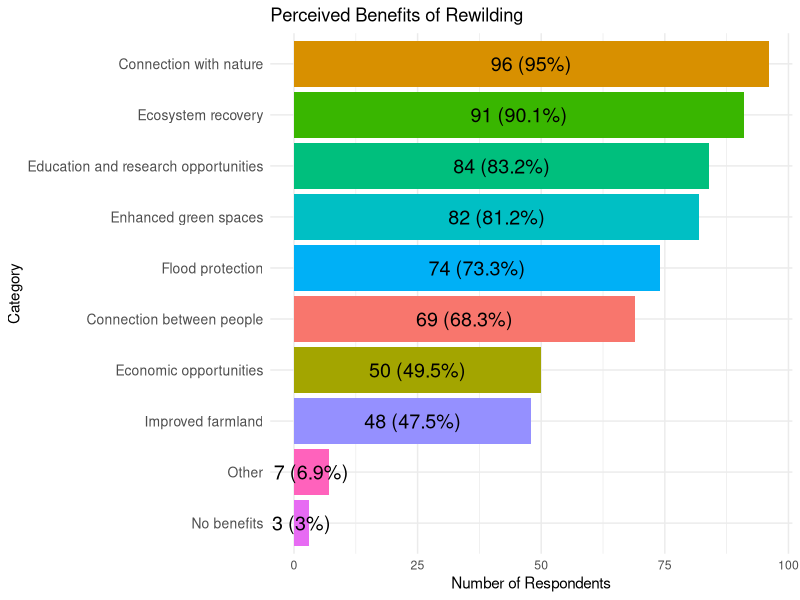
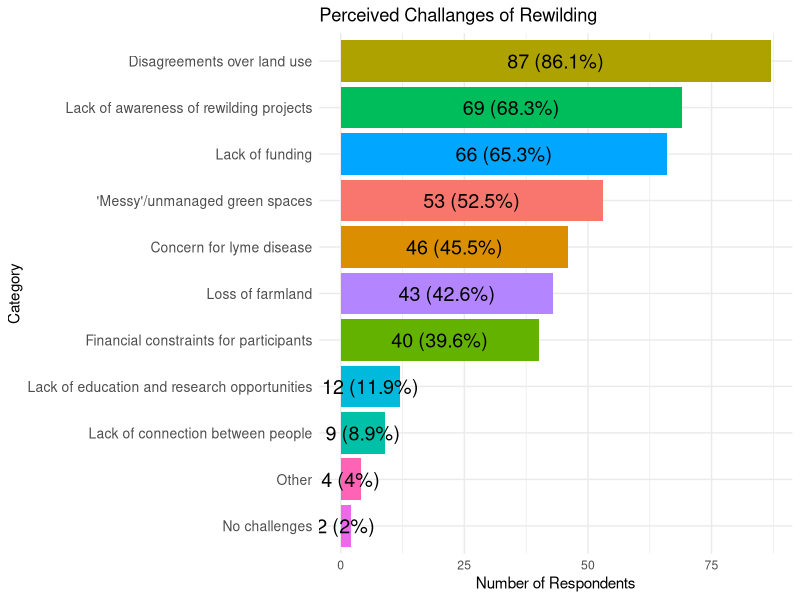
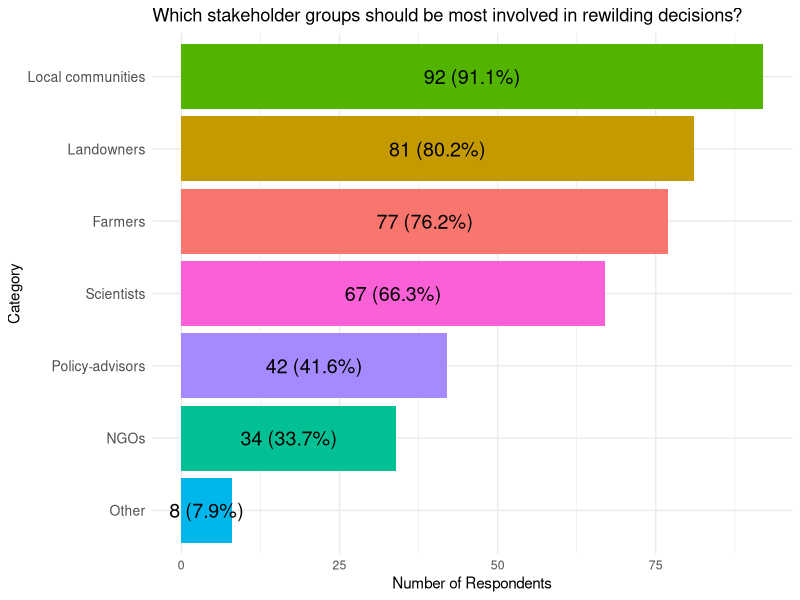
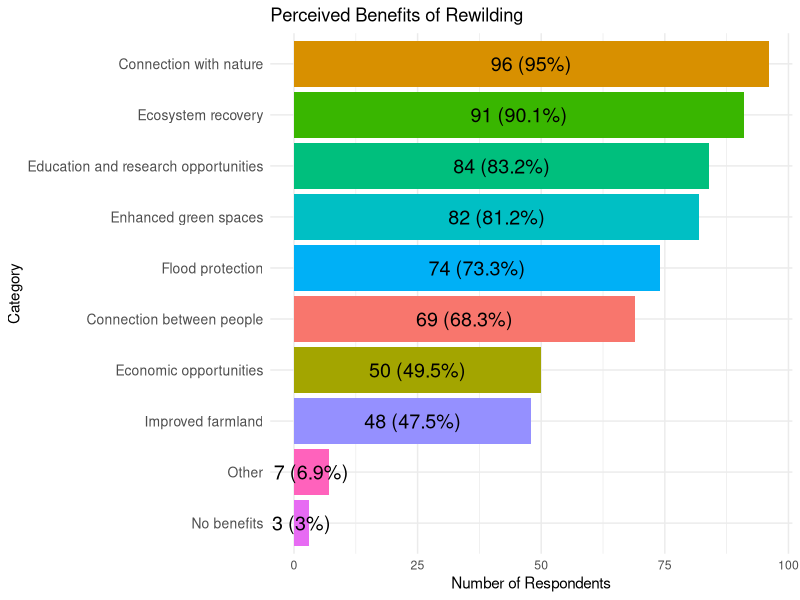
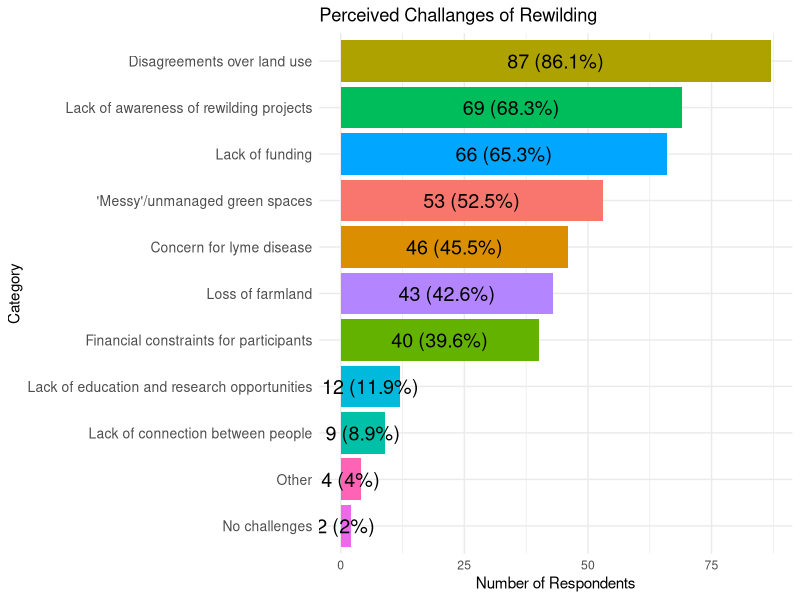
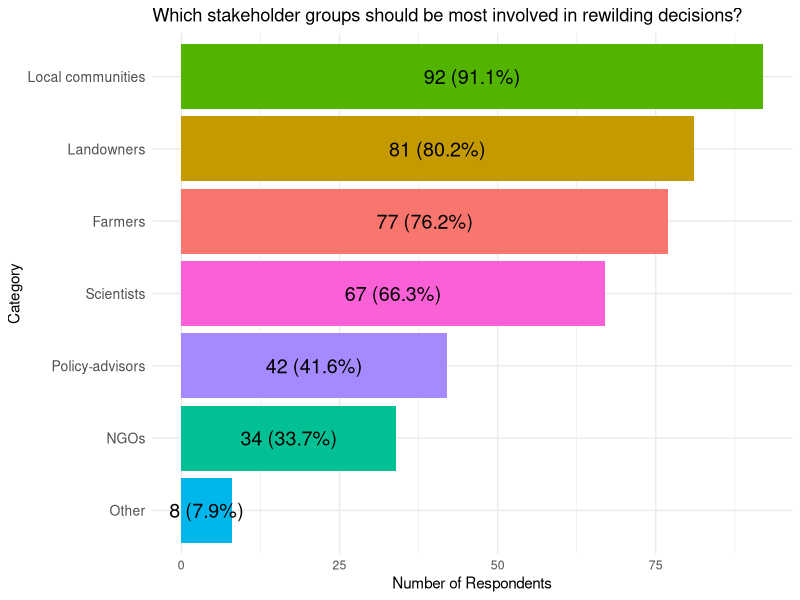

Source code (R) for these figures, in order:
#Multiple Choice Analysis
install.packages("readxl")  # If not installed
install.packages("ggplot2") # If not installed

library(readxl)
library(ggplot2)
library(dplyr)

# Manually entering the data into a data frame
dataQ20 <- data.frame(
  Category = c(
    "Economic opportunities", 
    "Ecosystem recovery", 
    "Education and research opportunities", 
    "Enhanced green spaces", 
    "Connection between people", 
    "Connection with nature", 
    "Improved farmland", 
    "Flood protection", 
    "No benefits", 
    "Other"
  ),
  Count = c(50, 91, 84, 82, 69, 96, 48, 74, 3, 7)
)

# Calculate total responses
total_responses <- sum(dataQ20$Count)

# Add a percentage column
dataQ20$Percentage <- (dataQ20$Count / 101) * 100

# Frequency distribution (Count)
frequency_benefits <- dataQ20 %>%
  select(Category, Count)

# Percentage distribution
percentage_benefits <- dataQ20 %>%
  select(Category, Percentage)

# Descriptive statistics
summary_benefits <- dataQ20 %>%
  summarise(
    Mean = mean(Count),
    Median = median(Count),
    SD = sd(Count),
    Min = min(Count),
    Max = max(Count)
  )

# Print the results
print(frequency_benefits)
print(percentage_benefits)
print(summary_benefits)


ggplot(dataQ20, aes(x = reorder(Category, Count), y = Count, fill = Category)) +
  geom_bar(stat = "identity") +
  
  # Add labels inside the bars
  geom_text(aes(label = paste0(Count, " (", round(Percentage, 1), "%)")), 
            position = position_stack(vjust = 0.5),  # Center labels inside bars
            color = "black",  # White text for visibility
            size = 5) +  
  
  labs(title = "Perceived Benefits of Rewilding", 
       x = "Category", 
       y = "Number of Respondents") +
  
  theme_minimal() +
  coord_flip() +  # Flip for readability
  #scale_fill_brewer(palette = "Set2") +  
  theme(legend.position = "none", 
        axis.text.y = element_text(size = 10))

ggsave("barchartQ20.png", width = 10, height = 6, bg = "white")



###### Q20 #####

# Create the new data frame for challenges
dataQ21 <- data.frame(
  Category = c(
    "Disagreements over land use", 
    "'Messy'/unmanaged green spaces", 
    "Concern for lyme disease", 
    "Lack of awareness of rewilding projects", 
    "Financial constraints for participants", 
    "Loss of farmland", 
    "Lack of connection between people", 
    "Lack of education and research opportunities", 
    "Lack of funding", 
    "No challenges", 
    "Other"
  ),
  Count = c(87, 53, 46, 69, 40, 43, 9, 12, 66, 2, 4)
)


# Calculate total responses
total_responses <- sum(dataQ21$Count)

# Add a percentage column
dataQ21$Percentage <- (dataQ21$Count / 101) * 100

# Descriptive statistics
summary_benefits <- dataQ21 %>%
  summarise(
    Mean = mean(Count),
    Median = median(Count),
    SD = sd(Count),
    Min = min(Count),
    Max = max(Count)
  )

# Print the results
print(summary_benefits)

ggplot(dataQ21, aes(x = reorder(Category, Count), y = Count, fill = Category)) +
  geom_bar(stat = "identity") +
  
  # Add labels inside the bars
  geom_text(aes(label = paste0(Count, " (", round(Percentage, 1), "%)")), 
            position = position_stack(vjust = 0.5),  # Center labels inside bars
            color = "black",  # White text for visibility
            size = 5) +  
  
  labs(title = "Perceived Challanges of Rewilding", 
       x = "Category", 
       y = "Number of Respondents") +
  
  theme_minimal() +
  coord_flip() +  # Flip for readability
  #scale_fill_brewer(palette = "Set2") +  
  theme(legend.position = "none", 
        axis.text.y = element_text(size = 10))

ggsave("barchartQ21.png", width = 10, height = 6, bg = "white")


###### Q20 #####

# Create the new data frame for challenges
dataQ22 <- data.frame(
  Category =  c("Landowners", "Local communities", "Policy-advisors", "Scientists", "NGOs", "Farmers", "Other"),
  Count = c(81, 92, 42, 67, 34, 77, 8)
)


# Calculate total responses
total_responses <- sum(dataQ22$Count)

# Add a percentage column
dataQ22$Percentage <- (dataQ22$Count / 101) * 100

# Descriptive statistics
summary_benefits <- dataQ22 %>%
  summarise(
    Mean = mean(Count),
    Median = median(Count),
    SD = sd(Count),
    Min = min(Count),
    Max = max(Count)
  )

# Print the results
print(summary_benefits)

ggplot(dataQ22, aes(x = reorder(Category, Count), y = Count, fill = Category)) +
  geom_bar(stat = "identity") +
  
  # Add labels inside the bars
  geom_text(aes(label = paste0(Count, " (", round(Percentage, 1), "%)")), 
            position = position_stack(vjust = 0.5),  # Center labels inside bars
            color = "black",  # White text for visibility
            size = 5) +  
  
  labs(title = "Which stakeholder groups should be most involved in rewilding decisions?", 
       x = "Category", 
       y = "Number of Respondents") +
  
  theme_minimal() +
  coord_flip() +  # Flip for readability
  #scale_fill_brewer(palette = "Set2") +  
  theme(legend.position = "none", 
        axis.text.y = element_text(size = 10))

ggsave("barchartQ22.png", width = 10, height = 6, bg = "white")
